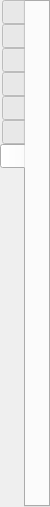
<?xml version="1.0" encoding="UTF-8"?>
<ui version="4.0">
 <class>CanvasToolBarDockWidget</class>
 <widget class="QDockWidget" name="CanvasToolBarDockWidget">
  <property name="geometry">
   <rect>
    <x>0</x>
    <y>0</y>
    <width>91</width>
    <height>507</height>
   </rect>
  </property>
  <property name="sizePolicy">
   <sizepolicy hsizetype="Maximum" vsizetype="Preferred">
    <horstretch>0</horstretch>
    <verstretch>0</verstretch>
   </sizepolicy>
  </property>
  <property name="features">
   <set>QDockWidget::DockWidgetFloatable|QDockWidget::DockWidgetMovable|QDockWidget::DockWidgetVerticalTitleBar</set>
  </property>
  <property name="allowedAreas">
   <set>Qt::LeftDockWidgetArea|Qt::RightDockWidgetArea</set>
  </property>
  <widget class="QWidget" name="dock_canvas_tools_contents">
   <property name="sizePolicy">
    <sizepolicy hsizetype="Maximum" vsizetype="Preferred">
     <horstretch>0</horstretch>
     <verstretch>0</verstretch>
    </sizepolicy>
   </property>
   <layout class="QVBoxLayout" name="verticalLayout">
    <property name="spacing">
     <number>0</number>
    </property>
    <property name="margin">
     <number>0</number>
    </property>
    <item>
     <widget class="QTabWidget" name="tab_widget_canvas_tools">
      <property name="sizePolicy">
       <sizepolicy hsizetype="Maximum" vsizetype="Expanding">
        <horstretch>0</horstretch>
        <verstretch>0</verstretch>
       </sizepolicy>
      </property>
      <property name="tabPosition">
       <enum>QTabWidget::West</enum>
      </property>
      <property name="currentIndex">
       <number>6</number>
      </property>
      <property name="iconSize">
       <size>
        <width>35</width>
        <height>35</height>
       </size>
      </property>
      <widget class="QWidget" name="tab_view">
       <attribute name="icon">
        <iconset resource="../qt-resources/qt_widgets.qrc">
         <normaloff>:/drag_globe_35.png</normaloff>:/drag_globe_35.png</iconset>
       </attribute>
       <attribute name="title">
        <string/>
       </attribute>
       <attribute name="toolTip">
        <string>View 1</string>
       </attribute>
       <layout class="QVBoxLayout" name="verticalLayout_7">
        <property name="spacing">
         <number>0</number>
        </property>
        <property name="margin">
         <number>0</number>
        </property>
        <item>
         <widget class="QWidget" name="view_toolbar_placeholder" native="true">
          <property name="sizePolicy">
           <sizepolicy hsizetype="Preferred" vsizetype="Minimum">
            <horstretch>0</horstretch>
            <verstretch>0</verstretch>
           </sizepolicy>
          </property>
         </widget>
        </item>
        <item>
         <spacer name="view_spacer">
          <property name="orientation">
           <enum>Qt::Vertical</enum>
          </property>
          <property name="sizeHint" stdset="0">
           <size>
            <width>20</width>
            <height>498</height>
           </size>
          </property>
         </spacer>
        </item>
       </layout>
      </widget>
      <widget class="QWidget" name="tab_feature_inspection">
       <property name="sizePolicy">
        <sizepolicy hsizetype="Preferred" vsizetype="Preferred">
         <horstretch>0</horstretch>
         <verstretch>0</verstretch>
        </sizepolicy>
       </property>
       <attribute name="icon">
        <iconset resource="../qt-resources/qt_widgets.qrc">
         <normaloff>:/focus_feature_35.png</normaloff>:/focus_feature_35.png</iconset>
       </attribute>
       <attribute name="title">
        <string/>
       </attribute>
       <attribute name="toolTip">
        <string>Feature Inspection 2</string>
       </attribute>
       <layout class="QVBoxLayout" name="verticalLayout_2">
        <property name="spacing">
         <number>0</number>
        </property>
        <property name="sizeConstraint">
         <enum>QLayout::SetDefaultConstraint</enum>
        </property>
        <property name="margin">
         <number>0</number>
        </property>
        <item>
         <widget class="QWidget" name="feature_inspection_toolbar_placeholder" native="true">
          <property name="sizePolicy">
           <sizepolicy hsizetype="Preferred" vsizetype="Minimum">
            <horstretch>0</horstretch>
            <verstretch>0</verstretch>
           </sizepolicy>
          </property>
         </widget>
        </item>
        <item>
         <spacer name="feature_inspection_spacer">
          <property name="orientation">
           <enum>Qt::Vertical</enum>
          </property>
          <property name="sizeHint" stdset="0">
           <size>
            <width>20</width>
            <height>463</height>
           </size>
          </property>
         </spacer>
        </item>
       </layout>
      </widget>
      <widget class="QWidget" name="tab_digitisation">
       <property name="sizePolicy">
        <sizepolicy hsizetype="Preferred" vsizetype="Preferred">
         <horstretch>0</horstretch>
         <verstretch>0</verstretch>
        </sizepolicy>
       </property>
       <attribute name="icon">
        <iconset resource="../qt-resources/qt_widgets.qrc">
         <normaloff>:/digitise_polyline_35.png</normaloff>:/digitise_polyline_35.png</iconset>
       </attribute>
       <attribute name="title">
        <string/>
       </attribute>
       <attribute name="toolTip">
        <string>Digitisation 3</string>
       </attribute>
       <layout class="QVBoxLayout" name="verticalLayout_3">
        <property name="spacing">
         <number>0</number>
        </property>
        <property name="margin">
         <number>0</number>
        </property>
        <item>
         <widget class="QWidget" name="digitisation_toolbar_placeholder" native="true">
          <property name="sizePolicy">
           <sizepolicy hsizetype="Preferred" vsizetype="Minimum">
            <horstretch>0</horstretch>
            <verstretch>0</verstretch>
           </sizepolicy>
          </property>
         </widget>
        </item>
        <item>
         <spacer name="digitisation_spacer">
          <property name="orientation">
           <enum>Qt::Vertical</enum>
          </property>
          <property name="sizeHint" stdset="0">
           <size>
            <width>20</width>
            <height>463</height>
           </size>
          </property>
         </spacer>
        </item>
       </layout>
      </widget>
      <widget class="QWidget" name="tab_topology">
       <attribute name="icon">
        <iconset resource="../qt-resources/qt_widgets.qrc">
         <normaloff>:/topology_build_boundary_35.png</normaloff>:/topology_build_boundary_35.png</iconset>
       </attribute>
       <attribute name="title">
        <string/>
       </attribute>
       <attribute name="toolTip">
        <string>Topology 4</string>
       </attribute>
       <layout class="QVBoxLayout" name="verticalLayout_4">
        <property name="spacing">
         <number>0</number>
        </property>
        <property name="margin">
         <number>0</number>
        </property>
        <item>
         <widget class="QWidget" name="topology_toolbar_placeholder" native="true">
          <property name="sizePolicy">
           <sizepolicy hsizetype="Preferred" vsizetype="Minimum">
            <horstretch>0</horstretch>
            <verstretch>0</verstretch>
           </sizepolicy>
          </property>
         </widget>
        </item>
        <item>
         <spacer name="topology_spacer">
          <property name="orientation">
           <enum>Qt::Vertical</enum>
          </property>
          <property name="sizeHint" stdset="0">
           <size>
            <width>20</width>
            <height>498</height>
           </size>
          </property>
         </spacer>
        </item>
       </layout>
      </widget>
      <widget class="QWidget" name="tab_pole_manipulation">
       <attribute name="icon">
        <iconset resource="../qt-resources/qt_widgets.qrc">
         <normaloff>:/plate_pole_modification_35.png</normaloff>:/plate_pole_modification_35.png</iconset>
       </attribute>
       <attribute name="title">
        <string/>
       </attribute>
       <attribute name="toolTip">
        <string>Pole Manipulation 5</string>
       </attribute>
       <layout class="QVBoxLayout" name="verticalLayout_5">
        <property name="spacing">
         <number>0</number>
        </property>
        <property name="margin">
         <number>0</number>
        </property>
        <item>
         <widget class="QWidget" name="pole_manipulation_toolbar_placeholder" native="true">
          <property name="sizePolicy">
           <sizepolicy hsizetype="Preferred" vsizetype="Minimum">
            <horstretch>0</horstretch>
            <verstretch>0</verstretch>
           </sizepolicy>
          </property>
         </widget>
        </item>
        <item>
         <spacer name="pole_manipulation_spacer">
          <property name="orientation">
           <enum>Qt::Vertical</enum>
          </property>
          <property name="sizeHint" stdset="0">
           <size>
            <width>20</width>
            <height>498</height>
           </size>
          </property>
         </spacer>
        </item>
       </layout>
      </widget>
      <widget class="QWidget" name="tab_small_circle">
       <property name="sizePolicy">
        <sizepolicy hsizetype="Preferred" vsizetype="Preferred">
         <horstretch>0</horstretch>
         <verstretch>0</verstretch>
        </sizepolicy>
       </property>
       <attribute name="icon">
        <iconset resource="../qt-resources/qt_widgets.qrc">
         <normaloff>:/small_circle_35.png</normaloff>:/small_circle_35.png</iconset>
       </attribute>
       <attribute name="title">
        <string/>
       </attribute>
       <attribute name="toolTip">
        <string>Create Small Circles 6</string>
       </attribute>
       <layout class="QVBoxLayout" name="verticalLayout_6">
        <property name="spacing">
         <number>0</number>
        </property>
        <property name="margin">
         <number>0</number>
        </property>
        <item>
         <widget class="QWidget" name="small_circle_toolbar_placeholder" native="true">
          <property name="sizePolicy">
           <sizepolicy hsizetype="Preferred" vsizetype="Minimum">
            <horstretch>0</horstretch>
            <verstretch>0</verstretch>
           </sizepolicy>
          </property>
         </widget>
        </item>
        <item>
         <spacer name="small_circle_spacer">
          <property name="orientation">
           <enum>Qt::Vertical</enum>
          </property>
          <property name="sizeHint" stdset="0">
           <size>
            <width>20</width>
            <height>498</height>
           </size>
          </property>
         </spacer>
        </item>
       </layout>
      </widget>
      <widget class="QWidget" name="tab_hellinger">
       <attribute name="icon">
        <iconset resource="../qt-resources/qt_widgets.qrc">
         <normaloff>:/hellinger_35.png</normaloff>:/hellinger_35.png</iconset>
       </attribute>
       <attribute name="title">
        <string/>
       </attribute>
       <attribute name="toolTip">
        <string>Hellinger 7</string>
       </attribute>
       <layout class="QVBoxLayout" name="verticalLayout_8">
        <property name="spacing">
         <number>0</number>
        </property>
        <property name="margin">
         <number>0</number>
        </property>
        <item>
         <widget class="QWidget" name="hellinger_toolbar_placeholder" native="true">
          <property name="sizePolicy">
           <sizepolicy hsizetype="Preferred" vsizetype="Minimum">
            <horstretch>0</horstretch>
            <verstretch>0</verstretch>
           </sizepolicy>
          </property>
         </widget>
        </item>
        <item>
         <spacer name="hellinger_spacer">
          <property name="orientation">
           <enum>Qt::Vertical</enum>
          </property>
          <property name="sizeHint" stdset="0">
           <size>
            <width>20</width>
            <height>498</height>
           </size>
          </property>
         </spacer>
        </item>
       </layout>
      </widget>
     </widget>
    </item>
   </layout>
  </widget>
  <action name="action_Drag_Globe">
   <property name="checkable">
    <bool>true</bool>
   </property>
   <property name="checked">
    <bool>false</bool>
   </property>
   <property name="icon">
    <iconset resource="../qt-resources/qt_widgets.qrc">
     <normaloff>:/drag_globe_35.png</normaloff>:/drag_globe_35.png</iconset>
   </property>
   <property name="text">
    <string>Drag Globe</string>
   </property>
   <property name="toolTip">
    <string>Drag Globe  D</string>
   </property>
   <property name="shortcut">
    <string>D</string>
   </property>
   <property name="shortcutContext">
    <enum>Qt::ApplicationShortcut</enum>
   </property>
  </action>
  <action name="action_Zoom_Globe">
   <property name="checkable">
    <bool>true</bool>
   </property>
   <property name="icon">
    <iconset resource="../qt-resources/qt_widgets.qrc">
     <normaloff>:/zoom_globe_35.png</normaloff>:/zoom_globe_35.png</iconset>
   </property>
   <property name="text">
    <string>Zoom In</string>
   </property>
   <property name="toolTip">
    <string>Zoom In  Z</string>
   </property>
   <property name="shortcut">
    <string>Z</string>
   </property>
   <property name="shortcutContext">
    <enum>Qt::ApplicationShortcut</enum>
   </property>
  </action>
  <action name="action_Measure_Distance">
   <property name="checkable">
    <bool>true</bool>
   </property>
   <property name="icon">
    <iconset resource="../qt-resources/qt_widgets.qrc">
     <normaloff>:/measure_distance_35.png</normaloff>:/measure_distance_35.png</iconset>
   </property>
   <property name="text">
    <string>Measure</string>
   </property>
   <property name="toolTip">
    <string>Measure  S</string>
   </property>
   <property name="shortcut">
    <string>S</string>
   </property>
   <property name="shortcutContext">
    <enum>Qt::ApplicationShortcut</enum>
   </property>
  </action>
  <action name="action_Click_Geometry">
   <property name="checkable">
    <bool>true</bool>
   </property>
   <property name="checked">
    <bool>false</bool>
   </property>
   <property name="icon">
    <iconset resource="../qt-resources/qt_widgets.qrc">
     <normaloff>:/focus_feature_35.png</normaloff>:/focus_feature_35.png</iconset>
   </property>
   <property name="text">
    <string>Choose Feature</string>
   </property>
   <property name="iconText">
    <string>Choose &amp;Feature</string>
   </property>
   <property name="toolTip">
    <string>Choose Feature  F</string>
   </property>
   <property name="shortcut">
    <string>F</string>
   </property>
   <property name="shortcutContext">
    <enum>Qt::ApplicationShortcut</enum>
   </property>
  </action>
  <action name="action_Digitise_New_Polyline">
   <property name="checkable">
    <bool>true</bool>
   </property>
   <property name="checked">
    <bool>false</bool>
   </property>
   <property name="icon">
    <iconset resource="../qt-resources/qt_widgets.qrc">
     <normaloff>:/digitise_polyline_35.png</normaloff>:/digitise_polyline_35.png</iconset>
   </property>
   <property name="text">
    <string>Digitise New Polyline Geometry</string>
   </property>
   <property name="iconText">
    <string>Digitise New Poly&amp;line Geometry</string>
   </property>
   <property name="toolTip">
    <string>Digitise New Polyline Geometry  L</string>
   </property>
   <property name="shortcut">
    <string>L</string>
   </property>
   <property name="shortcutContext">
    <enum>Qt::ApplicationShortcut</enum>
   </property>
  </action>
  <action name="action_Digitise_New_MultiPoint">
   <property name="checkable">
    <bool>true</bool>
   </property>
   <property name="checked">
    <bool>false</bool>
   </property>
   <property name="icon">
    <iconset resource="../qt-resources/qt_widgets.qrc">
     <normaloff>:/digitise_multipoint_35.png</normaloff>:/digitise_multipoint_35.png</iconset>
   </property>
   <property name="text">
    <string>Digitise New Multi-point Geometry</string>
   </property>
   <property name="iconText">
    <string>Digitise New &amp;Multi-point Geometry</string>
   </property>
   <property name="toolTip">
    <string>Digitise New Multi-point Geometry  M</string>
   </property>
   <property name="shortcut">
    <string>M</string>
   </property>
   <property name="shortcutContext">
    <enum>Qt::ApplicationShortcut</enum>
   </property>
  </action>
  <action name="action_Digitise_New_Polygon">
   <property name="checkable">
    <bool>true</bool>
   </property>
   <property name="checked">
    <bool>false</bool>
   </property>
   <property name="icon">
    <iconset resource="../qt-resources/qt_widgets.qrc">
     <normaloff>:/digitise_polygon_35.png</normaloff>:/digitise_polygon_35.png</iconset>
   </property>
   <property name="text">
    <string>Digitise New Polygon Geometry</string>
   </property>
   <property name="iconText">
    <string>Digitise New Polygon &amp;Geometry</string>
   </property>
   <property name="toolTip">
    <string>Digitise New Polygon Geometry  G</string>
   </property>
   <property name="shortcut">
    <string>G</string>
   </property>
   <property name="shortcutContext">
    <enum>Qt::ApplicationShortcut</enum>
   </property>
  </action>
  <action name="action_Move_Geometry">
   <property name="checkable">
    <bool>true</bool>
   </property>
   <property name="checked">
    <bool>false</bool>
   </property>
   <property name="icon">
    <iconset resource="../qt-resources/qt_widgets.qrc">
     <normaloff>:/move_geometry_35.png</normaloff>:/move_geometry_35.png</iconset>
   </property>
   <property name="text">
    <string>Move Geometry</string>
   </property>
   <property name="iconText">
    <string>Move Geometr&amp;y</string>
   </property>
   <property name="toolTip">
    <string>Move Geometry  Y</string>
   </property>
   <property name="shortcut">
    <string>Y</string>
   </property>
   <property name="shortcutContext">
    <enum>Qt::ApplicationShortcut</enum>
   </property>
  </action>
  <action name="action_Move_Vertex">
   <property name="checkable">
    <bool>true</bool>
   </property>
   <property name="checked">
    <bool>false</bool>
   </property>
   <property name="icon">
    <iconset resource="../qt-resources/qt_widgets.qrc">
     <normaloff>:/move_vertex_35.png</normaloff>:/move_vertex_35.png</iconset>
   </property>
   <property name="text">
    <string>Move Vertex</string>
   </property>
   <property name="iconText">
    <string>Mo&amp;ve Vertex</string>
   </property>
   <property name="toolTip">
    <string>&lt;b&gt;Move Vertex&lt;/b&gt; &amp;nbsp; V&lt;br/&gt;&lt;br/&gt;Drag a vertex to move it.&lt;br/&gt;&lt;b&gt;Shift+click&lt;/b&gt; a vertex to add it to the selection.&lt;br/&gt;&lt;b&gt;Shift+drag&lt;/b&gt; a lasso to select several at once.&lt;br/&gt;Then drag any selected vertex to move them all together.</string>
   </property>
   <property name="statusTip">
    <string>Drag a vertex to move it. Shift+click to add vertices to a selection, or Shift+drag a lasso around several, then drag any one of them to move the whole selection together.</string>
   </property>
   <property name="shortcut">
    <string>V</string>
   </property>
   <property name="shortcutContext">
    <enum>Qt::ApplicationShortcut</enum>
   </property>
  </action>
  <action name="action_Delete_Vertex">
   <property name="checkable">
    <bool>true</bool>
   </property>
   <property name="checked">
    <bool>false</bool>
   </property>
   <property name="icon">
    <iconset resource="../qt-resources/qt_widgets.qrc">
     <normaloff>:/delete_vertex_35.png</normaloff>:/delete_vertex_35.png</iconset>
   </property>
   <property name="text">
    <string>Delete Vertex</string>
   </property>
   <property name="iconText">
    <string>Delete Verte&amp;x</string>
   </property>
   <property name="toolTip">
    <string>Delete Vertex  X</string>
   </property>
   <property name="shortcut">
    <string>X</string>
   </property>
   <property name="shortcutContext">
    <enum>Qt::ApplicationShortcut</enum>
   </property>
  </action>
  <action name="action_Insert_Vertex">
   <property name="checkable">
    <bool>true</bool>
   </property>
   <property name="checked">
    <bool>false</bool>
   </property>
   <property name="icon">
    <iconset resource="../qt-resources/qt_widgets.qrc">
     <normaloff>:/insert_vertex_35.png</normaloff>:/insert_vertex_35.png</iconset>
   </property>
   <property name="text">
    <string>Insert Vertex</string>
   </property>
   <property name="iconText">
    <string>&amp;Insert Vertex</string>
   </property>
   <property name="toolTip">
    <string>Insert Vertex  I</string>
   </property>
   <property name="shortcut">
    <string>I</string>
   </property>
   <property name="shortcutContext">
    <enum>Qt::ApplicationShortcut</enum>
   </property>
  </action>
  <action name="action_Split_Feature">
   <property name="checkable">
    <bool>true</bool>
   </property>
   <property name="icon">
    <iconset resource="../qt-resources/qt_widgets.qrc">
     <normaloff>:/split_geometry_35.png</normaloff>:/split_geometry_35.png</iconset>
   </property>
   <property name="text">
    <string>Split Feature</string>
   </property>
   <property name="toolTip">
    <string>Split Feature  T</string>
   </property>
   <property name="shortcut">
    <string>T</string>
   </property>
   <property name="shortcutContext">
    <enum>Qt::ApplicationShortcut</enum>
   </property>
  </action>
  <action name="action_Manipulate_Pole">
   <property name="checkable">
    <bool>true</bool>
   </property>
   <property name="checked">
    <bool>false</bool>
   </property>
   <property name="icon">
    <iconset resource="../qt-resources/qt_widgets.qrc">
     <normaloff>:/plate_pole_modification_35.png</normaloff>:/plate_pole_modification_35.png</iconset>
   </property>
   <property name="text">
    <string>Modify Reconstruction Pole</string>
   </property>
   <property name="toolTip">
    <string>Modify Reconstruction Pole  P</string>
   </property>
   <property name="shortcut">
    <string>P</string>
   </property>
   <property name="shortcutContext">
    <enum>Qt::ApplicationShortcut</enum>
   </property>
  </action>
  <action name="action_Build_Boundary_Topology">
   <property name="checkable">
    <bool>true</bool>
   </property>
   <property name="checked">
    <bool>false</bool>
   </property>
   <property name="icon">
    <iconset resource="../qt-resources/qt_widgets.qrc">
     <normaloff>:/topology_build_boundary_35.png</normaloff>:/topology_build_boundary_35.png</iconset>
   </property>
   <property name="text">
    <string>Build New Boundary Topology</string>
   </property>
   <property name="iconText">
    <string>Build New Boundary Topology</string>
   </property>
   <property name="toolTip">
    <string>Build New Boundary Topology  B</string>
   </property>
   <property name="shortcut">
    <string>B</string>
   </property>
   <property name="shortcutContext">
    <enum>Qt::ApplicationShortcut</enum>
   </property>
  </action>
  <action name="action_Edit_Topology">
   <property name="checkable">
    <bool>true</bool>
   </property>
   <property name="checked">
    <bool>false</bool>
   </property>
   <property name="icon">
    <iconset resource="../qt-resources/qt_widgets.qrc">
     <normaloff>:/topology_edit_35.png</normaloff>:/topology_edit_35.png</iconset>
   </property>
   <property name="text">
    <string>Edit Topology Sections</string>
   </property>
   <property name="iconText">
    <string>Edit Topology Sections</string>
   </property>
   <property name="toolTip">
    <string>Edit Topology Sections  E</string>
   </property>
   <property name="shortcut">
    <string>E</string>
   </property>
   <property name="shortcutContext">
    <enum>Qt::ApplicationShortcut</enum>
   </property>
  </action>
  <action name="action_Create_Small_Circle">
   <property name="checkable">
    <bool>true</bool>
   </property>
   <property name="icon">
    <iconset resource="../qt-resources/qt_widgets.qrc">
     <normaloff>:/small_circle_35.png</normaloff>:/small_circle_35.png</iconset>
   </property>
   <property name="text">
    <string>Create Small Circle</string>
   </property>
   <property name="toolTip">
    <string>Create Small Circle  C</string>
   </property>
   <property name="shortcut">
    <string>C</string>
   </property>
   <property name="shortcutContext">
    <enum>Qt::ApplicationShortcut</enum>
   </property>
  </action>
  <action name="action_Build_Line_Topology">
   <property name="checkable">
    <bool>true</bool>
   </property>
   <property name="checked">
    <bool>false</bool>
   </property>
   <property name="icon">
    <iconset resource="../qt-resources/qt_widgets.qrc">
     <normaloff>:/topology_build_line_35.png</normaloff>:/topology_build_line_35.png</iconset>
   </property>
   <property name="text">
    <string>Build New Line Topology</string>
   </property>
   <property name="iconText">
    <string>Build New Line Topology</string>
   </property>
   <property name="toolTip">
    <string>Build New Line Topology  H</string>
   </property>
   <property name="shortcut">
    <string>H</string>
   </property>
   <property name="shortcutContext">
    <enum>Qt::ApplicationShortcut</enum>
   </property>
  </action>
  <action name="action_Build_Network_Topology">
   <property name="checkable">
    <bool>true</bool>
   </property>
   <property name="checked">
    <bool>false</bool>
   </property>
   <property name="icon">
    <iconset resource="../qt-resources/qt_widgets.qrc">
     <normaloff>:/topology_build_network_35.png</normaloff>:/topology_build_network_35.png</iconset>
   </property>
   <property name="text">
    <string>Build New Network Topology</string>
   </property>
   <property name="iconText">
    <string>Build New Boundary Topology</string>
   </property>
   <property name="toolTip">
    <string>Build New Network Topology  N</string>
   </property>
   <property name="shortcut">
    <string>N</string>
   </property>
   <property name="shortcutContext">
    <enum>Qt::ApplicationShortcut</enum>
   </property>
  </action>
  <action name="action_Change_Lighting">
   <property name="checkable">
    <bool>true</bool>
   </property>
   <property name="checked">
    <bool>false</bool>
   </property>
   <property name="icon">
    <iconset resource="../qt-resources/qt_widgets.qrc">
     <normaloff>:/change_lighting_35.png</normaloff>:/change_lighting_35.png</iconset>
   </property>
   <property name="text">
    <string>Change Lighting</string>
   </property>
   <property name="toolTip">
    <string>Change Lighting  U</string>
   </property>
   <property name="shortcut">
    <string>U</string>
   </property>
   <property name="shortcutContext">
    <enum>Qt::ApplicationShortcut</enum>
   </property>
  </action>
  <action name="action_Move_Pole">
   <property name="checkable">
    <bool>true</bool>
   </property>
   <property name="checked">
    <bool>false</bool>
   </property>
   <property name="icon">
    <iconset resource="../qt-resources/qt_widgets.qrc">
     <normaloff>:/plate_move_pole_35.png</normaloff>:/plate_move_pole_35.png</iconset>
   </property>
   <property name="text">
    <string>Move Pole</string>
   </property>
   <property name="toolTip">
    <string>Move Pole  O</string>
   </property>
   <property name="shortcut">
    <string>O</string>
   </property>
   <property name="shortcutContext">
    <enum>Qt::ApplicationShortcut</enum>
   </property>
  </action>
  <action name="action_Adjust_Pole_Estimate">
   <property name="checkable">
    <bool>true</bool>
   </property>
   <property name="icon">
    <iconset resource="../qt-resources/qt_widgets.qrc">
     <normaloff>:/plate_pole_modification_35.png</normaloff>:/plate_pole_modification_35.png</iconset>
   </property>
   <property name="text">
    <string>Adjust Pole Estimate</string>
   </property>
   <property name="toolTip">
    <string>Adjust Pole Estimate R</string>
   </property>
   <property name="shortcut">
    <string>R</string>
   </property>
  </action>
  <action name="action_Select_Hellinger_Geometries">
   <property name="checkable">
    <bool>true</bool>
   </property>
   <property name="icon">
    <iconset resource="../qt-resources/qt_widgets.qrc">
     <normaloff>:/focus_feature_35.png</normaloff>:/focus_feature_35.png</iconset>
   </property>
   <property name="text">
    <string>Select Hellinger Geometries</string>
   </property>
   <property name="toolTip">
    <string>Select Hellinger Geometries Q</string>
   </property>
   <property name="shortcut">
    <string>Q</string>
   </property>
  </action>
 </widget>
 <resources>
  <include location="../qt-resources/qt_widgets.qrc"/>
 </resources>
 <connections/>
</ui>
